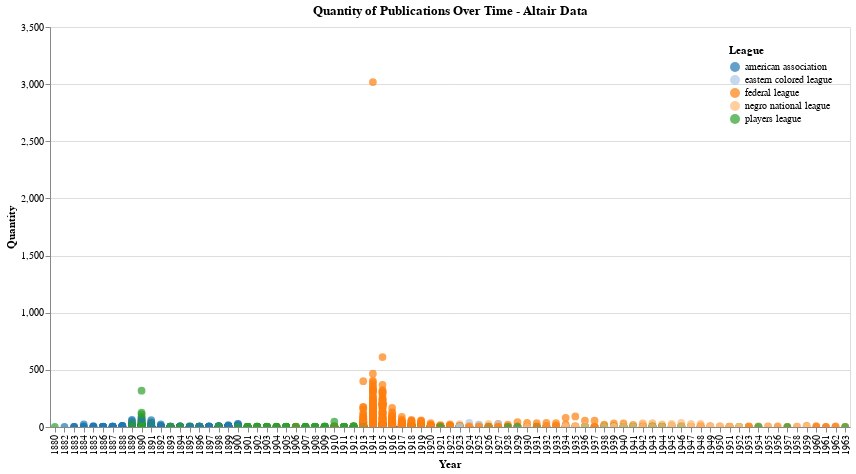

Notebook code for this chart:
### Code cell
import pandas as pd
import altair as alt

# Enable the use of larger datasets in Altair
alt.data_transformers.disable_max_rows()

# Define the file paths and their corresponding labels
file_paths = {
    '../chroniclingamerica_csv/pl_data.csv': 'PL',
    '../chroniclingamerica_csv/nnl_data.csv': 'NNL',
    '../chroniclingamerica_csv/fl_data.csv': 'FL',
    '../chroniclingamerica_csv/ecl_data.csv': 'ECL',
    '../chroniclingamerica_csv/aa_data.csv': 'AA'
}

# Initialize an empty DataFrame to store all data
all_data = pd.DataFrame()

# Load and concatenate data from all CSV files
for file_path, label in file_paths.items():
    df = pd.read_csv(file_path, skiprows=1, names=['Newspaper', 'League', 'Date', 'URL'])
    if label == 'AA':
        df = df[(df['Date'] >= '1881-01-01') & (df['Date'] <= '1900-12-31')]  # Filter by active years in aa_data.csv
    df['Source'] = label  # Add a column to identify the source file
    all_data = pd.concat([all_data, df], ignore_index=True)

# Ensure the 'Date' column is in datetime format
all_data['Date'] = pd.to_datetime(all_data['Date'], errors='coerce')

# Drop rows with invalid dates
all_data = all_data.dropna(subset=['Date'])

# Group by year, newspaper, league, and source, and count the number of publications
all_data['Year'] = all_data['Date'].dt.year
publications_per_year = all_data.groupby(['Year', 'Newspaper', 'League', 'Source']).size().reset_index(name='Quantity')

# Create the Altair dot plot with colors representing different leagues
chart = alt.Chart(publications_per_year).mark_circle(size=60).encode(
    x='Year:O',
    y='Quantity:Q',
    color=alt.Color('League:N', scale=alt.Scale(scheme='category20'), legend=alt.Legend(title="League", orient="top-right")),  # Use a categorical color scheme and place the legend at the top right
    tooltip=['Year', 'Quantity', 'Newspaper', 'League', 'Source']
).properties(
    title='Quantity of Publications Over Time - Altair Data',
    width=800,
    height=400
).interactive()

chart

### Figure 1 — Vega-Lite specification as saved in the notebook (floating-point values rounded to 4 significant figures; data arrays with more than 128 entries replaced by an {"elided": "..."} marker saying what was removed)
{"config": {"view": {"continuousWidth": 300, "continuousHeight": 300}}, "data": {"name": "data-2cde3cfdd03016213ebd8dd64b816eda"}, "mark": {"type": "circle", "size": 60}, "encoding": {"color": {"field": "League", "legend": {"orient": "top-right", "title": "League"}, "scale": {"scheme": "category20"}, "type": "nominal"}, "tooltip": [{"field": "Year", "type": "quantitative"}, {"field": "Quantity", "type": "quantitative"}, {"field": "Newspaper", "type": "nominal"}, {"field": "League", "type": "nominal"}, {"field": "Source", "type": "nominal"}], "x": {"field": "Year", "type": "ordinal"}, "y": {"field": "Quantity", "type": "quantitative"}}, "height": 400, "params": [{"name": "param_7", "select": {"type": "interval", "encodings": ["x", "y"]}, "bind": "scales"}], "title": "Quantity of Publications Over Time - Altair Data", "width": 800, "$schema": "https://vega.github.io/schema/vega-lite/v5.20.1.json", "datasets": {"data-2cde3cfdd03016213ebd8dd64b816eda": {"elided": "2987 records"}}}
